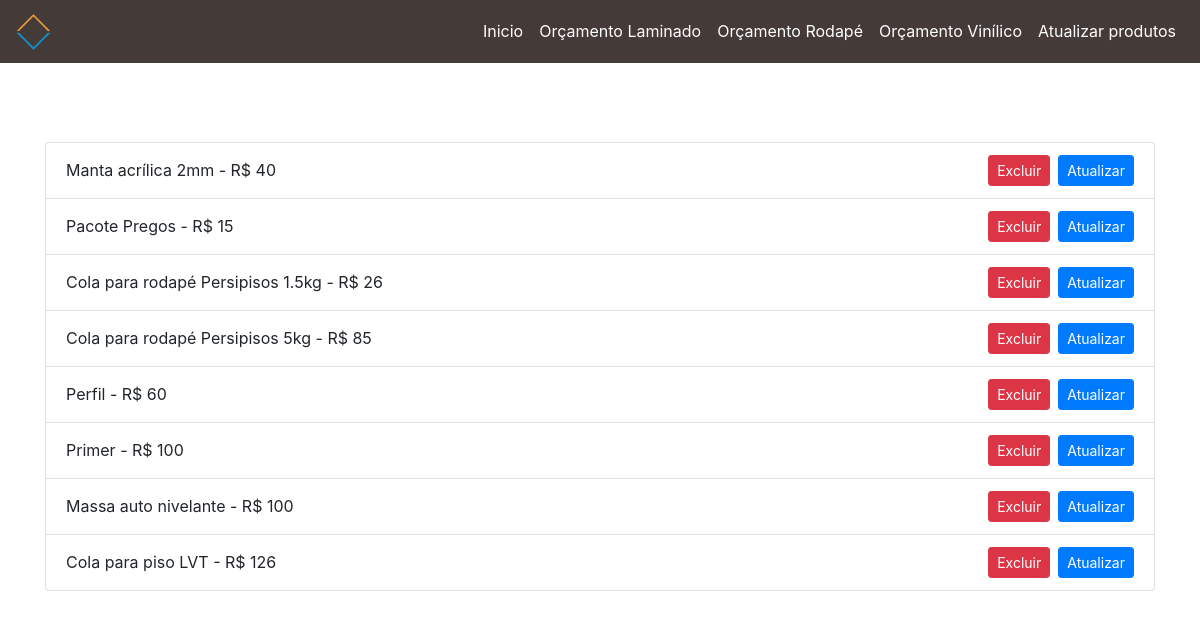
Screenshot of /pages/crudPages/crudAcessorios.php with the database file from the repository.
### tables this page shows
CREATE TABLE `acessorios` (
  `id` int(11) NOT NULL,
  `nome` varchar(200) NOT NULL,
  `preco` float NOT NULL
);

### data/crudData.php (called while the page is built, shortened)
<?php
include 'connection.php';
function listarDados($tabela) {
    global $pdo;
    $stmt = $pdo->prepare("SELECT * FROM $tabela");
    $stmt->execute();
    return $stmt->fetchAll(PDO::FETCH_ASSOC);
}
?>

### pages/crudPages/crudAcessorios.php (the view, shortened to what this page needs)
<?php
include '../../data/crudData.php';
$acessorios = listarDados('acessorios');
?>
<!DOCTYPE html>
<html lang="pt-br">
<head>
    <link rel="stylesheet" href="../../css/crud.css">
    <link rel="stylesheet" href="https://stackpath.bootstrapcdn.com/bootstrap/4.5.2/css/bootstrap.min.css">
</head>
<nav id="navbar" class="navbar navbar-expand-lg navbar-light fixed-top">
    <a class="navbar-brand text-white" href="../../index.php"><img id="logo" src="../../assets/logo.png" alt="logo"></a>
    <div class="collapse navbar-collapse" id="navbarNav">
        <ul class="navbar-nav ml-auto">
            <li class="nav-item active">
                <a class="nav-link text-white" href="../../index.php">Inicio</a>
            </li>
            <li class="nav-item">
                <a class="nav-link text-white" href="../orcamentoPages/orcLaminado.php">Orçamento Laminado</a>
            </li>
            <li class="nav-item">
                <a class="nav-link text-white" href="../orcamentoPages/orcRodape.php">Orçamento Rodapé</a>
            </li>
            <li class="nav-item">
                <a class="nav-link text-white" href="../orcamentoPages/orcVinilico.php">Orçamento Vinílico</a>
            </li>
            <li class="nav-item">
                <a class="nav-link text-white" href="../crudPages/crudOptions.php">Atualizar produtos</a>
            </li>
        </ul>
    </div>
</nav>
<body class="container mt-5">
    <div id="listProd">
        <h3>Acessórios</h3>
        <ul class="list-group">
            <?php foreach ($acessorios as $acessorio): ?>
            <li class="list-group-item d-flex justify-content-between align-items-center">
                <div class="flex-fill">
                    <?php echo "{$acessorio['nome']} - R$ {$acessorio['preco']}"; ?>
                </div>
                <form method="post" action="" class="ml-2">
                    <button type="submit" class="btn btn-danger btn-sm">Excluir</button>
                </form>
                <form method="post" action="" class="ml-2">
                    <button type="submit" class="btn btn-primary btn-sm">Atualizar</button>
                </form>
            </li>
            <?php endforeach; ?>
        </ul>
    </div>
</body>
</html>

### css/crud.css (style rules this page uses)
body { background: url('../assets/fundo.png') center/cover fixed no-repeat; }
#logo { width: 35px; height: auto; }
#navbar { background-color: rgb(68, 58, 56); }
h3 { color: white; }
#listProd { margin-top: 100px; }

### rows the page displays
acessorios: nome "Manta acrílica 2mm", preco "40"
acessorios: nome "Pacote Pregos", preco "15"
acessorios: nome "Cola para rodapé Persipisos 1.5kg", preco "26"
acessorios: nome "Cola para rodapé Persipisos 5kg", preco "85"
acessorios: nome "Perfil", preco "60"
acessorios: nome "Primer", preco "100"
acessorios: nome "Massa auto nivelante", preco "100"
acessorios: nome "Cola para piso LVT", preco "126"
